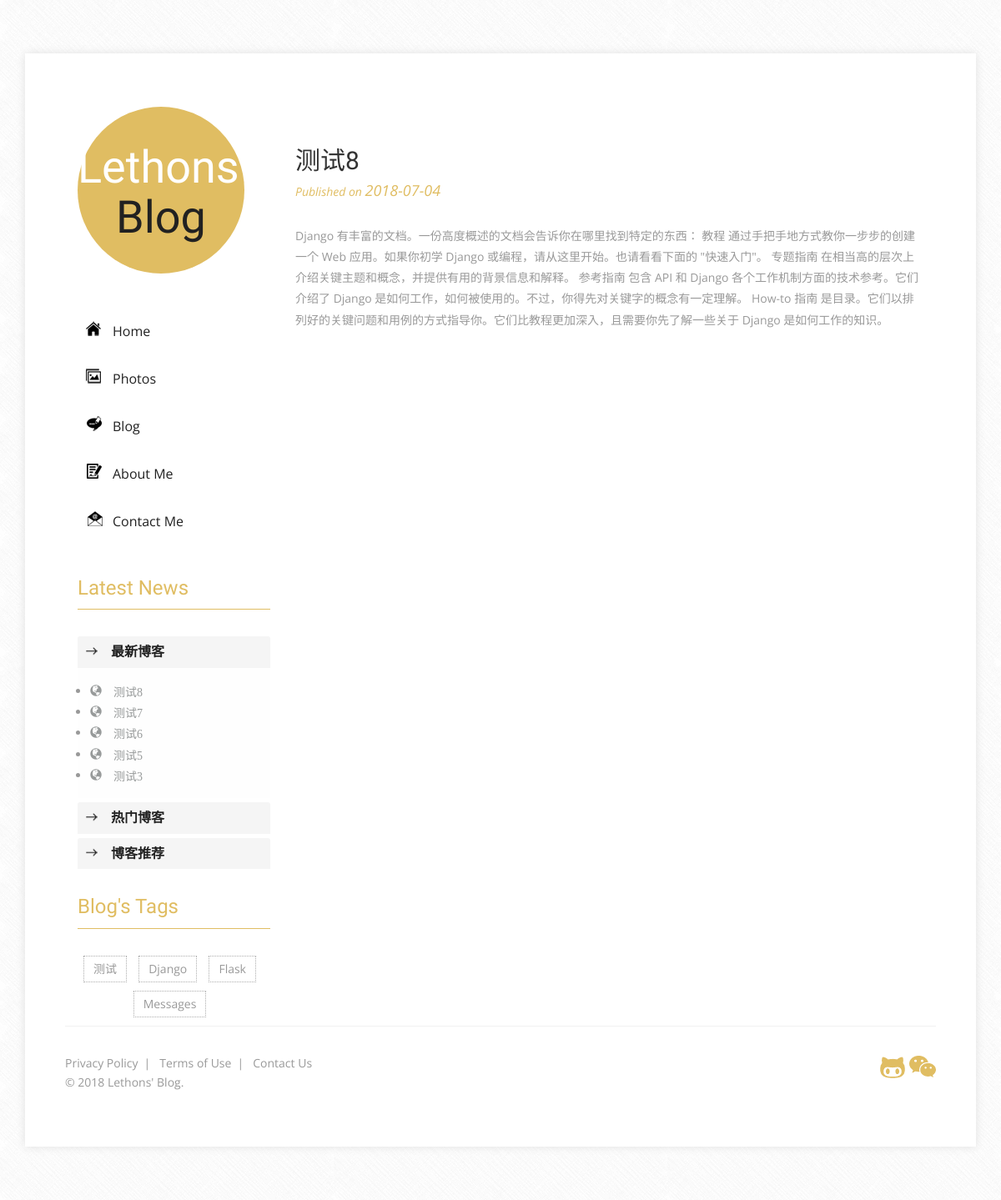
/blog/8, run on an earlier commit of the app's database.
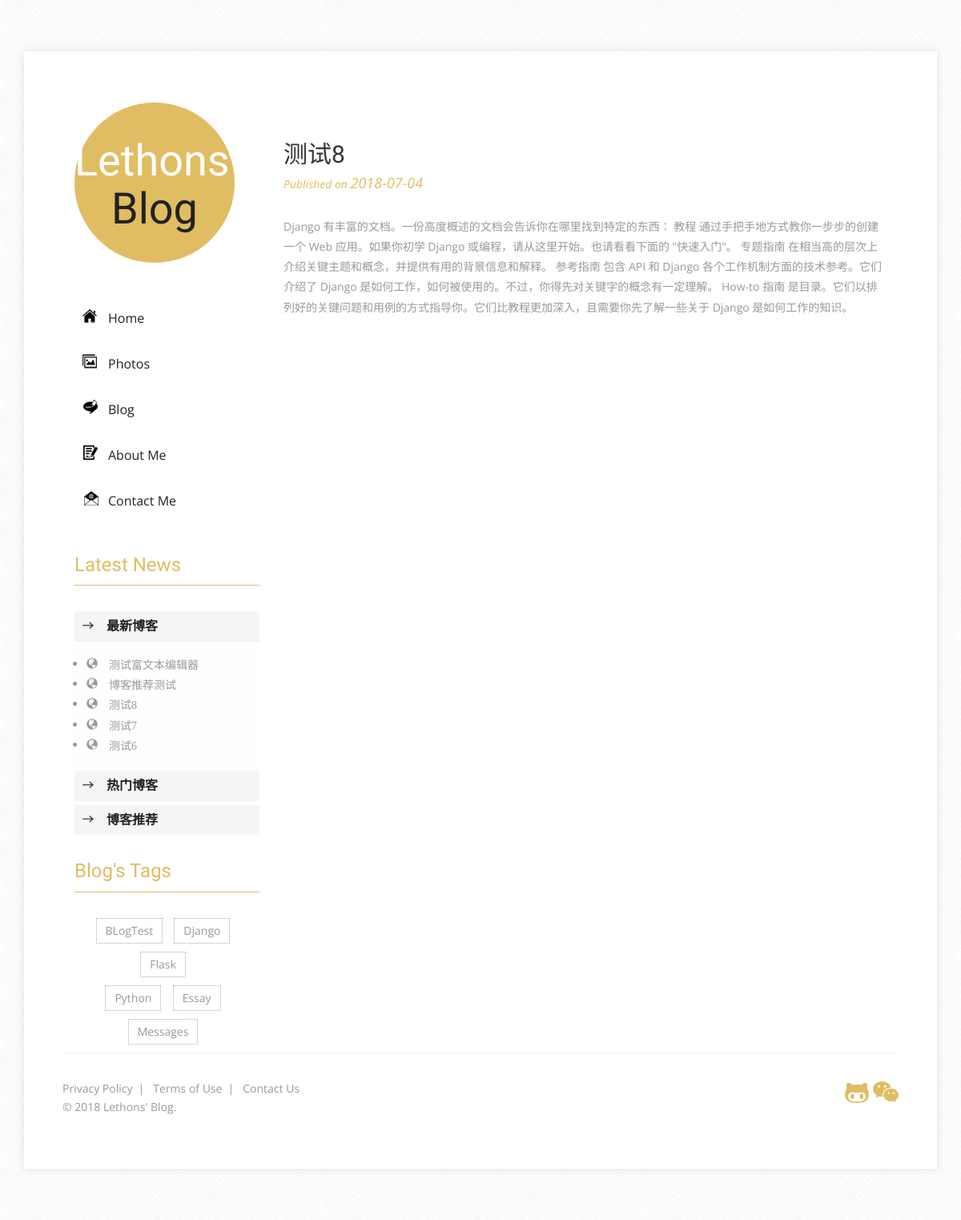
And on a later commit of the database.
### blog/models.py (models this page shows, shortened)
class Blog(models.Model):
    title = models.CharField(max_length=20)
    content = RichTextUploadingField()
    publish_time = models.DateTimeField(default=datetime.now)
    update_time = models.DateTimeField(auto_now=True)
    tag = models.ForeignKey(Tag, on_delete=models.DO_NOTHING)
    image = models.ImageField(upload_to='blog/%Y/%m/%d')
    is_commend = models.BooleanField(default=False)
    class Meta:
        ordering = ['-publish_time']

class Tag(models.Model):
    tag = models.CharField(max_length=10)
    def __str__(self):
        return self.tag

### blog/views.py (the view)
# urls.py: path('blog/<int:blog_pk>', views.blog_detail, name='blog_detail'),
def blog_detail(request, blog_pk):
    blog = get_object_or_404(Blog, pk=blog_pk)
    blogs = Blog.objects.all()
    ctx = left_comment_date()
    ctx['blogs'] = blogs
    ctx['blog'] = blog
    return render_to_response('blog/blog_detail.html', ctx)

### blog/views.py (called while the page is built)
def left_comment_date():
    ctx = {}
    tags = Tag.objects.all()
    commend_blogs = Blog.objects.filter(is_commend=True)
    ctx['tags'] = tags
    ctx['commend_blogs'] = commend_blogs
    return ctx

### templates/blog/blog_detail.html (shortened to what this page needs)
{% extends 'blog/blog_list.html' %}
{% block nav %}
    <li><a href="{% url 'home' %}" class="hvr-underline-from-left"><i class="home1"></i>Home</a></li>
    <li><a href="{% url 'photos' %}" class="hvr-underline-from-left"><i class="picture1"></i>Photos</a></li>
    <li><a href="{% url 'blog_list' %}" class="hvr-underline-from-left"><i class="edit1"></i>Blog</a></li>
    <li><a href="{% url 'about_me' %}" class="hvr-underline-from-left"><i class="text-size1"></i>About Me</a></li>
    <li><a href="{% url 'contact_me' %}" class="hvr-underline-from-left"><i class="envelope1"></i>Contact Me</a></li>
{% endblock %}
{% block right_bottom %}
<div class="col-xs-9 banner-body-right">
    <div class="single">
        <h2>{{ blog.title }}</h2>
        <div class="single-left">
            <p>Published on <span>{{ blog.publish_time|date:'Y-m-d' }}</span></p>
        </div>
        <div class="clearfix"> </div>
        <div>
            <p class="tortor">{{ blog.content|safe }}</p>
        </div>
    </div>
</div>
{% endblock %}
{% block my_script %}
    <link rel="stylesheet"href="//cdnjs.cloudflare.com/ajax/libs/highlight.js/9.12.0/styles/xcode.min.css">
{% endblock %}

### templates/blog/blog_list.html (shortened to what this page needs)
{% extends 'blog/index.html' %}
{% load staticfiles %}
{% block left_middle %}
    <div class="latest-news">
        <h2>Latest News</h2>
        <div class="panel-group" id="accordion" role="tablist" aria-multiselectable="true">
            <div class="panel panel-default">
                <div class="panel-heading" role="tab" id="headingOne">
                    <h4 class="panel-title">
                    <a role="button" data-toggle="collapse" data-parent="#accordion" href="#collapseOne" aria-expanded="true" aria-controls="collapseOne">
                        <strong>最新博客</strong>
                    </a>
                  </h4>
                </div>
                <div id="collapseOne" class="panel-collapse collapse in" role="tabpanel" aria-labelledby="headingOne">
                    <div class="panel-body">
                        <ul>
                            {% for blog in blogs|slice:":5" %}
                                <li class="my-latest-news">
                                    <a href="{% url 'blog_detail' blog.pk %}" class="glyphicon glyphicon-globe" aria-hidden="true">
                                        {{ blog.title|truncatechars:10 }}
                                    </a>
                                </li>
                            {% endfor %}
                        </ul>
                    </div>
                </div>
            </div>
            <div class="panel panel-default">
                <div class="panel-heading" role="tab" id="headingTwo">
                    <h4 class="panel-title">
                        <a class="collapsed" role="button" data-toggle="collapse" data-parent="#accordion" href="#collapseTwo" aria-expanded="false" aria-controls="collapseTwo">
                            <strong>热门博客</strong>
                        </a>
                    </h4>
                </div>
            </div>
            <div class="panel panel-default">
                <div class="panel-heading" role="tab" id="headingThree">
                    <h4 class="panel-title">
                        <a class="collapsed" role="button" data-toggle="collapse" data-parent="#accordion" href="#collapseThree" aria-expanded="false" aria-controls="collapseThree">
                            <strong>博客推荐</strong>
                        </a>
                    </h4>
                </div>
            </div>
        </div>
        <div class="cat-grid">
            <h3>Blog's Tags</h3>
            <div class="top-social-icons">
                {% for tag in tags|slice:":3" %}
                    <a href="{% url 'comment_tag_list' tag %}">{{ tag }}</a>
                {% endfor %}
                {% for tag in tags|slice:"3:5" %}
                    <a href="{% url 'comment_tag_list' tag %}">{{ tag }}</a>
                {% endfor %}
                    <a href="#">Messages</a>
            </div>
        </div>
    </div>
{% endblock %}

What changed in the data, as far as the page shows it:
no longer on this page (row unchanged): Blog: title "测试5"
no longer on this page (row unchanged): Blog: title "测试3"
added Blog: title "测试富文本编辑器"
added Blog: title "博客推荐测试"
changed Tag: tag "测试" → "BLogTest"
added Tag: tag "Python"
added Tag: tag "Essay"
